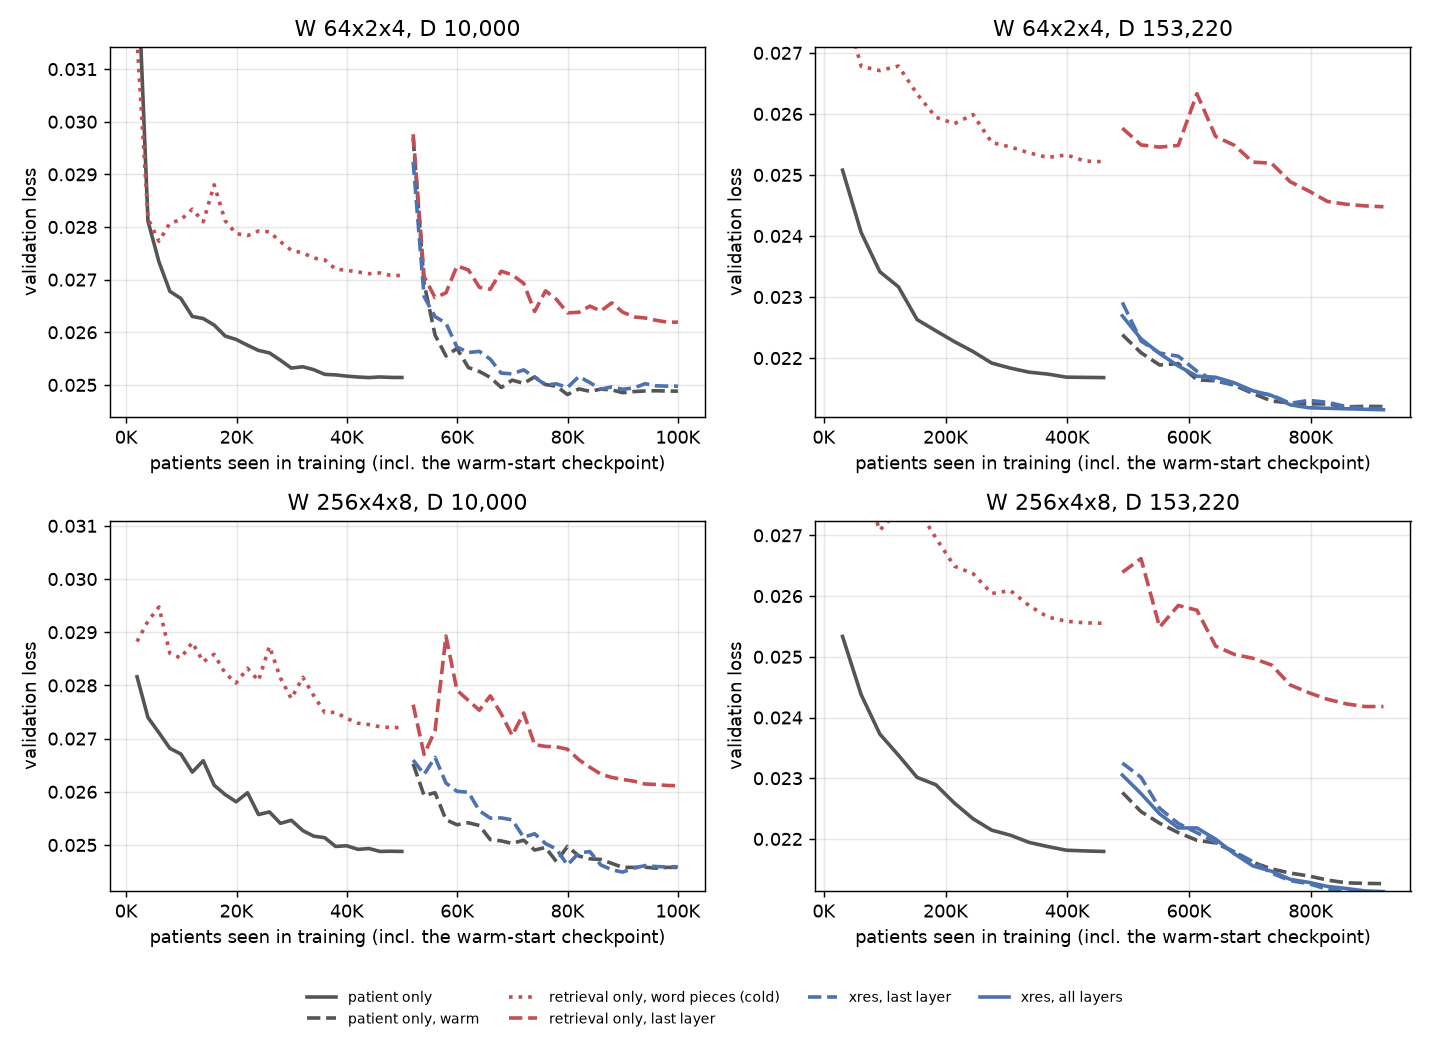

This chart was generated by the following Python code:
"""Validation loss against training examples seen, by document encoding (do richer encodings reach
the same performance with less training?).

    python scaling_laws_v2/curves.py

Reads val/loss (15 evaluations per run) from every draw of the arms below at D 10K and 153K. The
x-axis is patients seen in training, optimizer steps × 32 (the effective batch). A warm run starts
from its patient-only checkpoint, so it is shifted right by everything that run saw: warm and cold
arms are compared at the same total training. Writes curves.csv (mean over draws per evaluation),
curves.png (one panel per W and D) and curves_table.csv.
"""

from pathlib import Path

import matplotlib.pyplot as plt
import polars as pl

OUT = Path("outputs")
ARMS = {  # label: run-name suffix after _W{W}_D{D}_lr1e-3_do0
    "patient only": ("patient_only", ""),
    "patient only, warm": ("patient_only", "_warm"),
    "retrieval only, word pieces (cold)": ("retrieval_only", "_K4"),
    "retrieval only, last layer": ("retrieval_only", "_K4_warm_pre"),
    "retrieval only, all layers": ("retrieval_only", "_K4_warm_attend"),
    "xres, last layer": ("xres", "_K4_warm_pre"),
    "xres, all layers": ("xres", "_K4_warm_attend"),
}
STYLE = {
    "patient only": ("#555555", "-"),
    "patient only, warm": ("#555555", "--"),
    "retrieval only, word pieces (cold)": ("#c44e52", ":"),
    "retrieval only, last layer": ("#c44e52", "--"),
    "retrieval only, all layers": ("#c44e52", "-"),
    "xres, last layer": ("#4c72b0", "--"),
    "xres, all layers": ("#4c72b0", "-"),
}


BATCH = 32


def final_step(run_dir: Path) -> int:
    f = next(run_dir.glob("train/loggers/csv/*/metrics.csv"))
    return int(pl.read_csv(f, infer_schema_length=0).select(pl.col("step").cast(pl.Int64).max()).item())


def load() -> pl.DataFrame:
    frames = []
    for w in ("64x2x4", "256x4x8"):
        for d in (10000, 153220):
            for label, (config, suffix) in ARMS.items():
                run = OUT / f"{config}_W{w}_D{d}_lr1e-3_do0{suffix}"
                for f in sorted(run.glob("draw[1-3]/train/loggers/csv/*/metrics.csv")):
                    m = pl.read_csv(f, infer_schema_length=0).select("step", "val/loss")
                    m = m.filter(pl.col("val/loss").is_not_null() & (pl.col("val/loss") != "")).cast(pl.Float64)
                    seen = pl.col("step") * BATCH
                    if "warm" in suffix:  # add what the patient-only checkpoint was trained on
                        cold = run.parent / f"patient_only_W{w}_D{d}_lr1e-3_do0" / f.parts[-6]
                        seen = seen + final_step(cold) * BATCH
                    frames.append(
                        m.with_columns(
                            progress=seen,
                            arm=pl.lit(label),
                            W=pl.lit(w),
                            D=pl.lit(d),
                            draw=pl.lit(f.parts[-6]),
                        )
                    )
    return pl.concat(frames)


if __name__ == "__main__":
    df = load()
    curves = (
        df.with_columns(eval=pl.col("step").rank("dense").over("arm", "W", "D", "draw"))
        .group_by("arm", "W", "D", "eval")
        .agg(progress=pl.col("progress").mean(), val_loss=pl.col("val/loss").mean(), n=pl.len())
        .sort("W", "D", "arm", "eval")
    )
    curves.write_csv("curves.csv")

    fig, axes = plt.subplots(2, 2, figsize=(11, 8))
    handles = {}
    for ax, (w, d) in zip(axes.flat, [(w, d) for w in ("64x2x4", "256x4x8") for d in (10000, 153220)]):
        part = curves.filter((pl.col("W") == w) & (pl.col("D") == d))
        for label in ARMS:
            arm = part.filter(pl.col("arm") == label)
            if arm.height:
                color, ls = STYLE[label]
                (handles[label],) = ax.plot(arm["progress"], arm["val_loss"], color=color, ls=ls, lw=2)
        po = part.filter(pl.col("arm") == "patient only")["val_loss"]
        ax.set_ylim(po.min() * 0.97, po.min() * 1.25)
        ax.set_title(f"W {w}, D {d:,}")
        ax.set_xlabel("patients seen in training (incl. the warm-start checkpoint)")
        ax.xaxis.set_major_formatter(lambda x, _: f"{x / 1e3:.0f}K")
        ax.set_ylabel("validation loss")
        ax.grid(alpha=0.3)
    order = [a for a in ARMS if a in handles]
    fig.legend([handles[a] for a in order], order, loc="lower center", ncol=4, fontsize=8, frameon=False)
    fig.tight_layout(rect=(0, 0.07, 1, 1))
    fig.savefig("curves.png", dpi=130)
    # Final validation loss above patient only's final loss, and patients seen until an arm first
    # reaches patient only's final loss (empty if it never does).
    final_po = curves.filter(pl.col("arm") == "patient only").group_by("W", "D").agg(po=pl.col("val_loss").last())
    table = (
        curves.join(final_po, on=["W", "D"])
        .group_by("arm", "W", "D")
        .agg(
            seen_at_end_K=(pl.col("progress").last() / 1e3).round(0),
            final_gap_pct=((pl.col("val_loss").last() / pl.col("po").first() - 1) * 100).round(2),
            seen_to_reach_po_K=(pl.col("progress").filter(pl.col("val_loss") <= pl.col("po")).first() / 1e3).round(0),
            n=pl.col("n").max(),
        )
        .sort("W", "D", "seen_at_end_K", "arm")
    )
    pl.Config.set_tbl_rows(100)
    pl.Config.set_fmt_str_lengths(40)
    print(table)
    table.write_csv("curves_table.csv")
